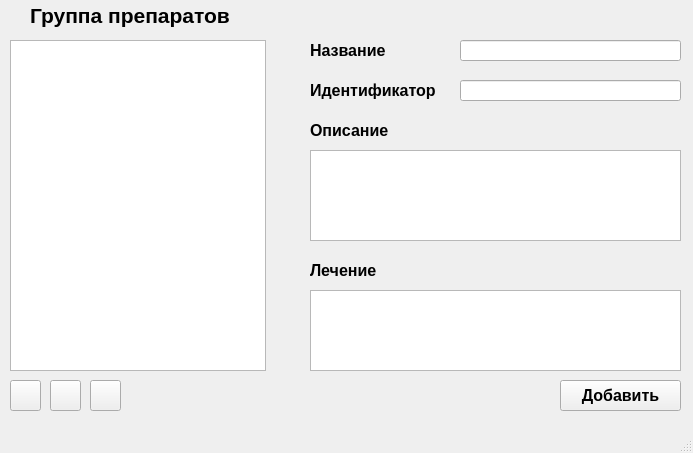
<?xml version="1.0" encoding="UTF-8"?>
<ui version="4.0">
 <class>drugAddDescription</class>
 <widget class="QMainWindow" name="drugAddDescription">
  <property name="geometry">
   <rect>
    <x>0</x>
    <y>0</y>
    <width>693</width>
    <height>453</height>
   </rect>
  </property>
  <property name="windowTitle">
   <string>Добавление/редактирование описания препарата</string>
  </property>
  <widget class="QWidget" name="centralwidget">
   <widget class="QTableWidget" name="drugGroupTable">
    <property name="geometry">
     <rect>
      <x>10</x>
      <y>40</y>
      <width>256</width>
      <height>331</height>
     </rect>
    </property>
   </widget>
   <widget class="QLabel" name="label">
    <property name="geometry">
     <rect>
      <x>30</x>
      <y>0</y>
      <width>221</width>
      <height>31</height>
     </rect>
    </property>
    <property name="font">
     <font>
      <pointsize>16</pointsize>
      <weight>75</weight>
      <bold>true</bold>
     </font>
    </property>
    <property name="text">
     <string>Группа препаратов</string>
    </property>
   </widget>
   <widget class="QLabel" name="label_2">
    <property name="geometry">
     <rect>
      <x>310</x>
      <y>40</y>
      <width>81</width>
      <height>21</height>
     </rect>
    </property>
    <property name="font">
     <font>
      <pointsize>12</pointsize>
      <weight>75</weight>
      <bold>true</bold>
     </font>
    </property>
    <property name="text">
     <string>Название</string>
    </property>
   </widget>
   <widget class="QLabel" name="label_3">
    <property name="geometry">
     <rect>
      <x>310</x>
      <y>80</y>
      <width>141</width>
      <height>21</height>
     </rect>
    </property>
    <property name="font">
     <font>
      <pointsize>12</pointsize>
      <weight>75</weight>
      <bold>true</bold>
     </font>
    </property>
    <property name="text">
     <string>Идентификатор</string>
    </property>
   </widget>
   <widget class="QLabel" name="label_4">
    <property name="geometry">
     <rect>
      <x>310</x>
      <y>120</y>
      <width>81</width>
      <height>21</height>
     </rect>
    </property>
    <property name="font">
     <font>
      <pointsize>12</pointsize>
      <weight>75</weight>
      <bold>true</bold>
     </font>
    </property>
    <property name="text">
     <string>Описание</string>
    </property>
   </widget>
   <widget class="QTextBrowser" name="drugGroupSpec">
    <property name="geometry">
     <rect>
      <x>310</x>
      <y>150</y>
      <width>371</width>
      <height>91</height>
     </rect>
    </property>
    <property name="font">
     <font>
      <pointsize>12</pointsize>
     </font>
    </property>
    <property name="readOnly">
     <bool>false</bool>
    </property>
   </widget>
   <widget class="QLabel" name="label_5">
    <property name="geometry">
     <rect>
      <x>310</x>
      <y>260</y>
      <width>81</width>
      <height>21</height>
     </rect>
    </property>
    <property name="font">
     <font>
      <pointsize>12</pointsize>
      <weight>75</weight>
      <bold>true</bold>
     </font>
    </property>
    <property name="text">
     <string>Лечение</string>
    </property>
   </widget>
   <widget class="QTextBrowser" name="drugGoupSick">
    <property name="geometry">
     <rect>
      <x>310</x>
      <y>290</y>
      <width>371</width>
      <height>81</height>
     </rect>
    </property>
    <property name="font">
     <font>
      <pointsize>12</pointsize>
     </font>
    </property>
    <property name="readOnly">
     <bool>false</bool>
    </property>
   </widget>
   <widget class="QLineEdit" name="drugGroup">
    <property name="geometry">
     <rect>
      <x>460</x>
      <y>40</y>
      <width>221</width>
      <height>21</height>
     </rect>
    </property>
    <property name="font">
     <font>
      <pointsize>12</pointsize>
     </font>
    </property>
   </widget>
   <widget class="QLineEdit" name="drugUseCode">
    <property name="geometry">
     <rect>
      <x>460</x>
      <y>80</y>
      <width>221</width>
      <height>21</height>
     </rect>
    </property>
    <property name="font">
     <font>
      <pointsize>12</pointsize>
     </font>
    </property>
   </widget>
   <widget class="QPushButton" name="clearToAddBtn">
    <property name="geometry">
     <rect>
      <x>10</x>
      <y>380</y>
      <width>31</width>
      <height>31</height>
     </rect>
    </property>
    <property name="toolTip">
     <string>Очищает поля для добавления нового элемента</string>
    </property>
    <property name="text">
     <string/>
    </property>
    <property name="icon">
     <iconset>
      <normaloff>icons/add.png</normaloff>icons/add.png</iconset>
    </property>
    <property name="iconSize">
     <size>
      <width>25</width>
      <height>25</height>
     </size>
    </property>
   </widget>
   <widget class="QPushButton" name="deleteBtn">
    <property name="geometry">
     <rect>
      <x>50</x>
      <y>380</y>
      <width>31</width>
      <height>31</height>
     </rect>
    </property>
    <property name="toolTip">
     <string>Удаляет выбранный элемент из таблицы</string>
    </property>
    <property name="text">
     <string/>
    </property>
    <property name="icon">
     <iconset>
      <normaloff>icons/delete.png</normaloff>icons/delete.png</iconset>
    </property>
    <property name="iconSize">
     <size>
      <width>25</width>
      <height>25</height>
     </size>
    </property>
   </widget>
   <widget class="QPushButton" name="addDescriptionBtn">
    <property name="geometry">
     <rect>
      <x>560</x>
      <y>380</y>
      <width>121</width>
      <height>31</height>
     </rect>
    </property>
    <property name="font">
     <font>
      <pointsize>12</pointsize>
      <weight>75</weight>
      <bold>true</bold>
     </font>
    </property>
    <property name="toolTip">
     <string>Добавляет новый элемент в таблицу</string>
    </property>
    <property name="text">
     <string>Добавить</string>
    </property>
   </widget>
   <widget class="QPushButton" name="reloadBtn">
    <property name="geometry">
     <rect>
      <x>90</x>
      <y>380</y>
      <width>31</width>
      <height>31</height>
     </rect>
    </property>
    <property name="text">
     <string/>
    </property>
    <property name="icon">
     <iconset>
      <normaloff>icons/update.png</normaloff>icons/update.png</iconset>
    </property>
    <property name="iconSize">
     <size>
      <width>25</width>
      <height>25</height>
     </size>
    </property>
   </widget>
  </widget>
  <widget class="QMenuBar" name="menubar">
   <property name="geometry">
    <rect>
     <x>0</x>
     <y>0</y>
     <width>693</width>
     <height>21</height>
    </rect>
   </property>
  </widget>
  <widget class="QStatusBar" name="statusbar"/>
 </widget>
 <resources/>
 <connections/>
</ui>
